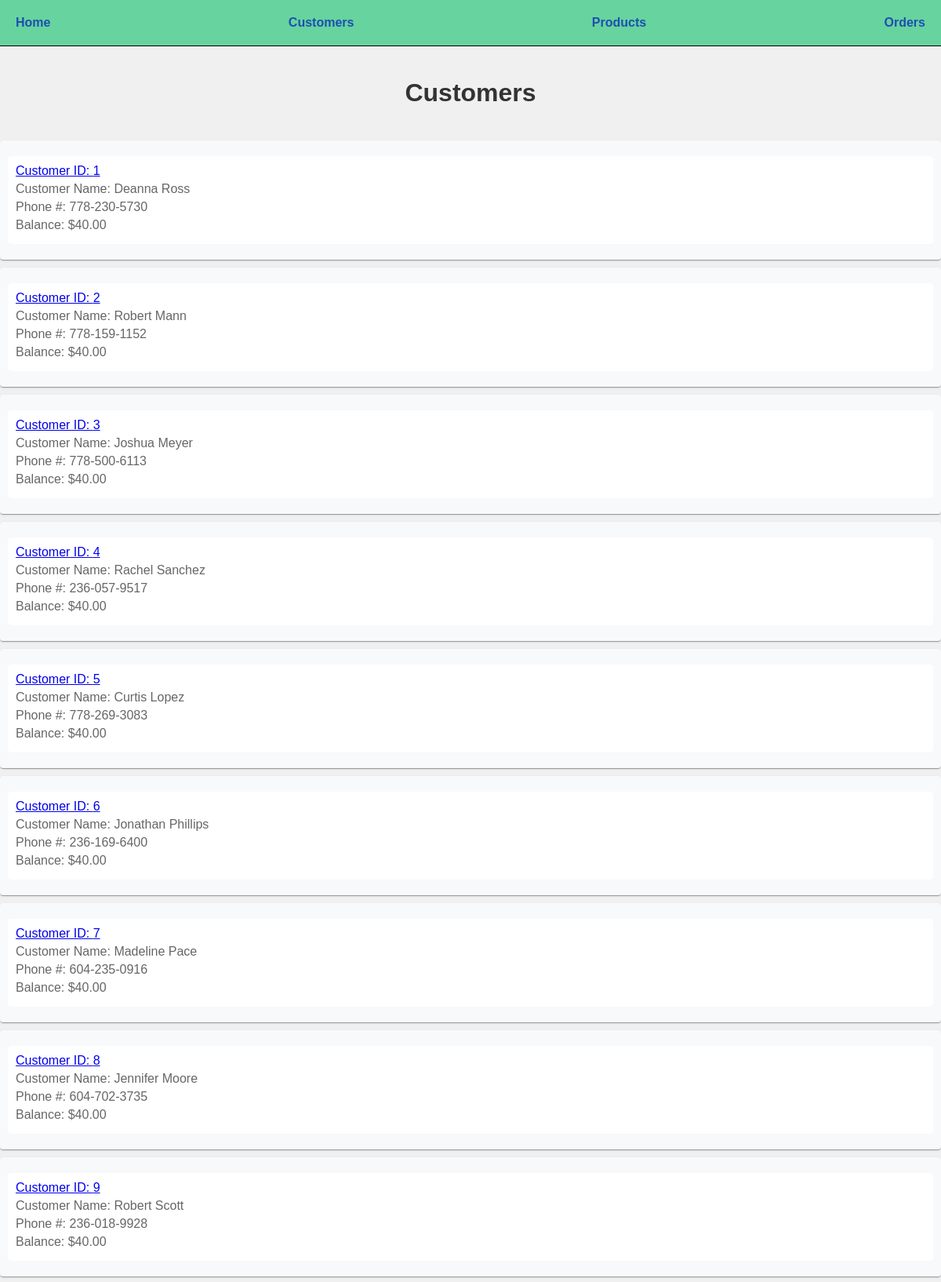
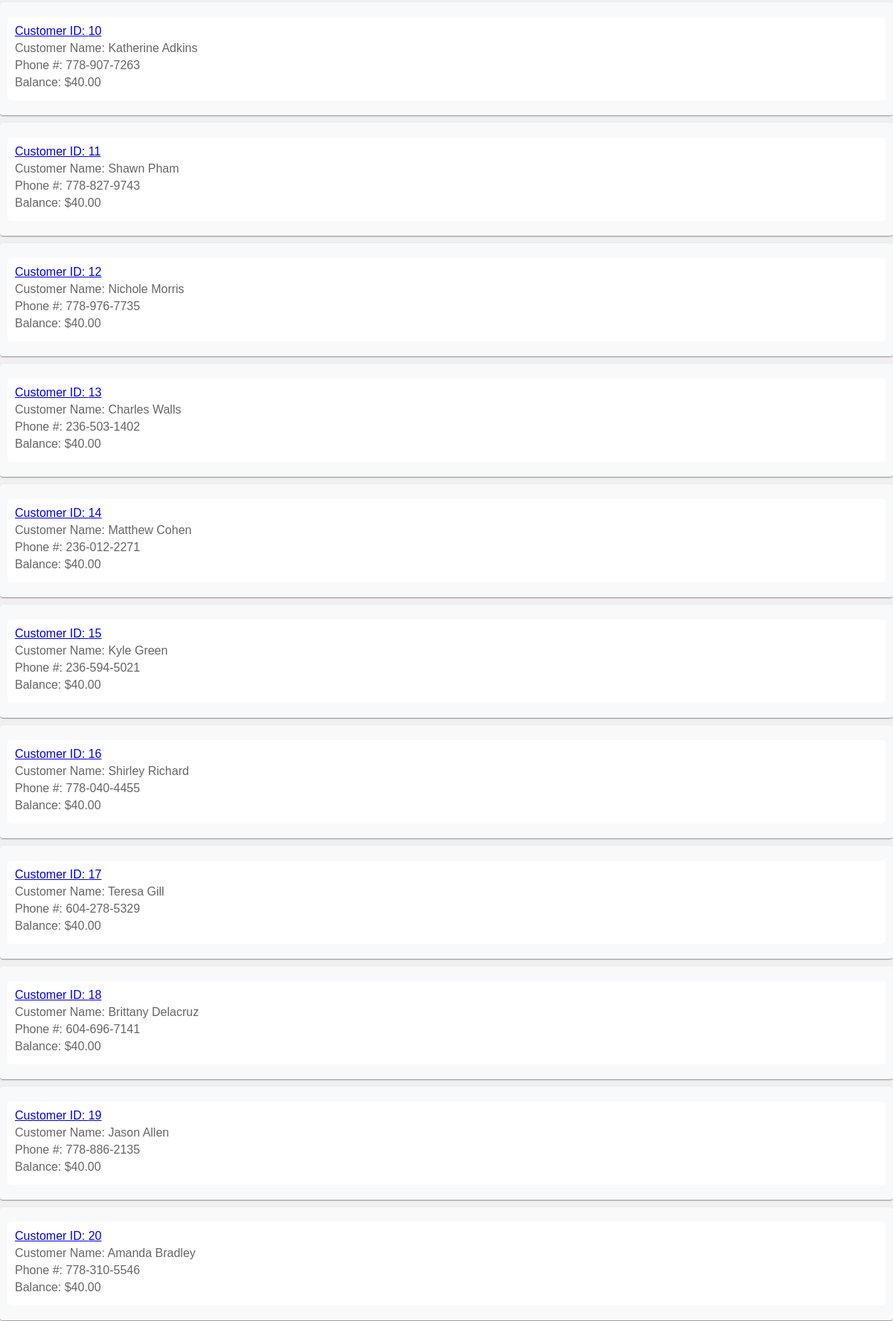
Page /customers (upper part) on the committed database (2 pictures, top to bottom).
### models.py (models this page shows, shortened)
class Customer(db.Model):
    id = mapped_column(Integer, primary_key=True)
    name = mapped_column(String(200), nullable=False, unique=True)
    phone = mapped_column(String(20), nullable=False )
    balance = mapped_column(Numeric(10,2), nullable=False, default=40)
    orders = relationship("Order", cascade="all, delete-orphan") #only one back_populates is needed, the other is inferred

### routes/html.py (the view)
@html_bp.route("/customers", methods=["GET"])
def customers():
    statement = db.select(Customer).order_by(Customer.id)
    records = db.session.execute(statement)
    results = records.scalars() #converts into a list
    return render_template("customers.html", customers=results)

### templates/customers.html
{% extends "base.html" %}
{% block content %}
<h1>Customers</h1>
{% for customer in customers %}
<div>
    <p>
        <a href="{{ url_for('html.customer_detail', customer_id=customer.id) }}">
            <span>Customer ID: {{ customer.id }}</span></a>
            <span>Customer Name: {{ customer.name }}</span>
            <span>Phone #: {{ customer.phone }}</span>
            <span>Balance: ${{ customer.balance }}</span>
            </p>
        </div>
            {% endfor %}
{% endblock %}

### static/css/styles.css (style rules this page uses)
body { font-family: Arial, sans-serif; margin: 0; padding: 0; background-color: #f0f0f0; }
h1 { color: #333; text-align: center; padding: 20px 0; }
p { color: #666; padding: 10px; margin: 10px 0; background-color: #fff; border-radius: 5px; }
div { background-color: #f8f9fa; padding: 10px; border-radius: 4px; margin-bottom: 10px; box-shadow: 0 2px 1px -1px rgba(0, 0, 0, .2), 0 1px 1px 0 rgba(0, 0, 0, .14), 0 1px 3px 0 rgba(0, 0, 0, .12); }
p { margin-bottom: 10px; }
p span { display: block; margin-bottom: 5px; }

### rows in the picture
Customer: id "1", name "Deanna Ross", phone "778-230-5730", balance "40.00"
Customer: id "2", name "Robert Mann", phone "778-159-1152", balance "40.00"
Customer: id "3", name "Joshua Meyer", phone "778-500-6113", balance "40.00"
Customer: id "4", name "Rachel Sanchez", phone "236-057-9517", balance "40.00"
Customer: id "5", name "Curtis Lopez", phone "778-269-3083", balance "40.00"
Customer: id "6", name "Jonathan Phillips", phone "236-169-6400", balance "40.00"
Customer: id "7", name "Madeline Pace", phone "604-235-0916", balance "40.00"
Customer: id "8", name "Jennifer Moore", phone "604-702-3735", balance "40.00"
Customer: id "9", name "Robert Scott", phone "236-018-9928", balance "40.00"
Customer: id "10", name "Katherine Adkins", phone "778-907-7263", balance "40.00"
Customer: id "11", name "Shawn Pham", phone "778-827-9743", balance "40.00"
Customer: id "12", name "Nichole Morris", phone "778-976-7735", balance "40.00"
Customer: id "13", name "Charles Walls", phone "236-503-1402", balance "40.00"
Customer: id "14", name "Matthew Cohen", phone "236-012-2271", balance "40.00"
Customer: id "15", name "Kyle Green", phone "236-594-5021", balance "40.00"
Customer: id "16", name "Shirley Richard", phone "778-040-4455", balance "40.00"
Customer: id "17", name "Teresa Gill", phone "604-278-5329", balance "40.00"
Customer: id "18", name "Brittany Delacruz", phone "604-696-7141", balance "40.00"
Customer: id "19", name "Jason Allen", phone "778-886-2135", balance "40.00"
Customer: id "20", name "Amanda Bradley", phone "778-310-5546", balance "40.00"
